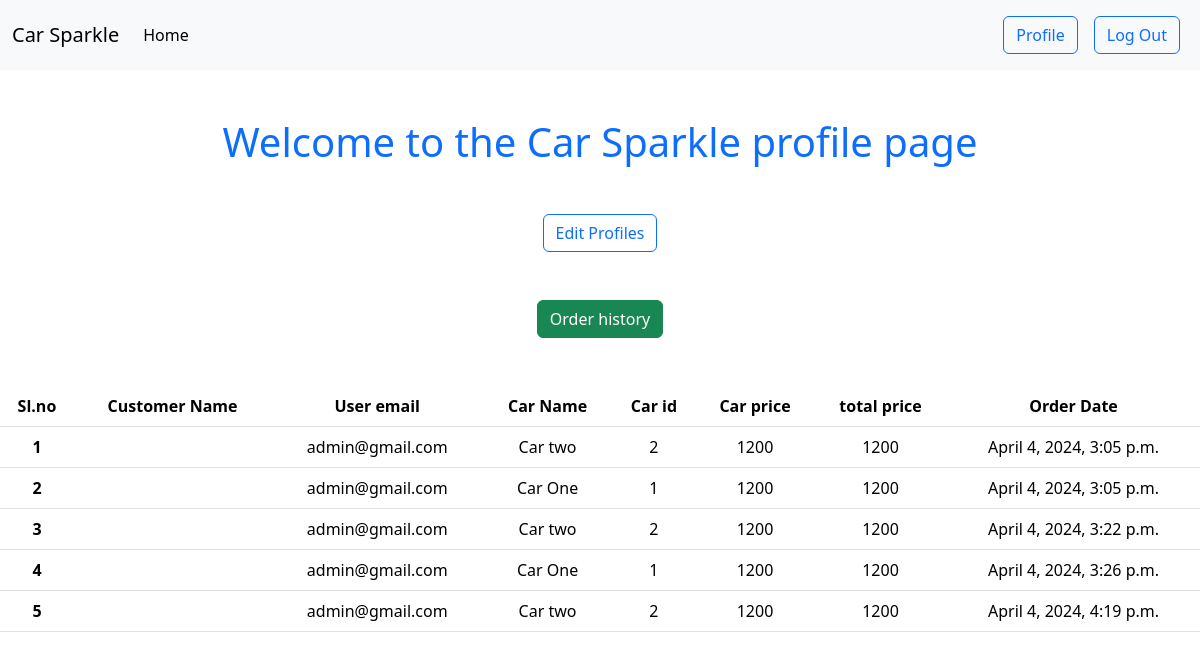
The app's page /people/profile/ (signed in) with its own data.
### car/models.py (models this page shows, shortened)
class Order(models.Model):
    user=models.ForeignKey(User,on_delete=models.CASCADE)
    car_model=models.ForeignKey(Car_Model,on_delete=models.CASCADE)
    quantity=models.PositiveIntegerField(default=1)
    created_on=models.DateTimeField(auto_now_add=True)
    updated_on=models.DateTimeField(auto_now=True)
    def total_price(self):
        return self.quantity * self.car_model.price

class Car_Model(models.Model):
    file=models.ImageField(upload_to='uploads/')
    car_name=models.CharField(max_length=100)
    description=models.TextField()
    price=models.IntegerField()
    quantity=models.IntegerField(null=True,blank=True,)
    brand=models.ForeignKey(BrandModel,on_delete=models.CASCADE)

### people/views.py (the view)
# urls.py: path("profile/", views.profileView.as_view(), name="profile"),
@method_decorator(login_required,name='dispatch')
class profileView(View):
    def get(self, request):
        orders=Order.objects.filter(user=request.user)
        return render(request, 'profile.html',{"orders":orders})

### people/templates/profile.html
{% extends 'base.html' %}
{% block content %}
<h1 class="text-center mt-5 mb-5 text-primary">Welcome to the Car Sparkle profile page</h1>
<div class="text-center">
  <div class="d-flex justify-content-center align-items-center gap-2">
    <a href="{% url 'edit_profile' %}">
      <button class="btn btn-outline-primary ">Edit Profiles</button>
    </a>
  </div>
  <h2 class="text-center mt-5 mb-5 text-white btn btn-success">Order history </h2>
  <div>
    <table class="table table-hover p-3 mb-5 mr-5">
      <thead>
        <tr>
          <th scope="col">Sl.no</th>
          <th scope="col">Customer Name</th>
          <th scope="col">User email</th>
          <th scope="col">Car Name</th>
          <th scope="col">Car id</th>
          <th scope="col">Car price</th>
          <th scope="col">total price</th>
          <th scope="col">Order Date</th>
        </tr>
      </thead>
      <tbody>
        {% for order in orders %}
        <tr>
          <th scope="row">{{ forloop.counter }}</th>
          <td>{{order.user.first_name}} {{order.user.last_name}}</td>
          <td>{{order.user.email}}</td>
          <td>{{order.car_model.car_name}}</td>
          <td>{{order.car_model.id}}</td>
          <td>{{order.car_model.price}}</td>
          <td>{{order.total_price}}</td>
          <td>{{ order.created_on}}</td>
        </tr>
        {% endfor %}
      </tbody>
    </table>
  </div>
</div>
{% endblock %}

### templates/base.html (shortened to what this page needs)
<!DOCTYPE html>
<html lang="en">
<head>
    <link href="https://cdn.jsdelivr.net/npm/bootstrap@5.3.2/dist/css/bootstrap.min.css" rel="stylesheet">
</head>
<body>
    <nav class="navbar navbar-expand-lg bg-body-tertiary">
        <div class="container-fluid">
          <a class="navbar-brand" href="{% url 'home' %}">Car Sparkle</a>
          <div class="collapse navbar-collapse" id="navbarTogglerDemo03">
            <ul class="navbar-nav me-auto mb-2 mb-lg-0">
              <li class="nav-item">
                <a class="nav-link active" aria-current="page" href="{% url 'home' %}">Home</a>
              </li>
            </ul>
            <form class="d-flex" role="search">
                <ul class="navbar-nav me-auto mb-2 mb-lg-0">
                    {% if request.user.is_authenticated %}
                    <li class="nav-item">
                        <a class="nav-link active" aria-current="page" href="{% url 'profile' %}"><button type="button" class="btn btn-outline-primary">Profile</button></a>
                      </li>
                      <li class="nav-item">
                        <a class="nav-link active" aria-current="page" href="{% url 'logOut' %}"><button type="button" class="btn btn-outline-primary">Log Out</button></a>
                      </li>
                    {% endif %}
                  </ul>
            </form>
          </div>
        </div>
      </nav>
    {% block content %}
    {% endblock %}
</body>
</html>

### records on screen
Order: user.email "admin@gmail.com", car_model.car_name "Car two", car_model.id "2", car_model.price "1200", total_price "1200", created_on "April 4, 2024, 3:05 p.m."
Order: user.email "admin@gmail.com", car_model.car_name "Car One", car_model.id "1", car_model.price "1200", total_price "1200", created_on "April 4, 2024, 3:05 p.m."
Order: user.email "admin@gmail.com", car_model.car_name "Car two", car_model.id "2", car_model.price "1200", total_price "1200", created_on "April 4, 2024, 3:22 p.m."
Order: user.email "admin@gmail.com", car_model.car_name "Car One", car_model.id "1", car_model.price "1200", total_price "1200", created_on "April 4, 2024, 3:26 p.m."
Order: user.email "admin@gmail.com", car_model.car_name "Car two", car_model.id "2", car_model.price "1200", total_price "1200", created_on "April 4, 2024, 4:19 p.m."
